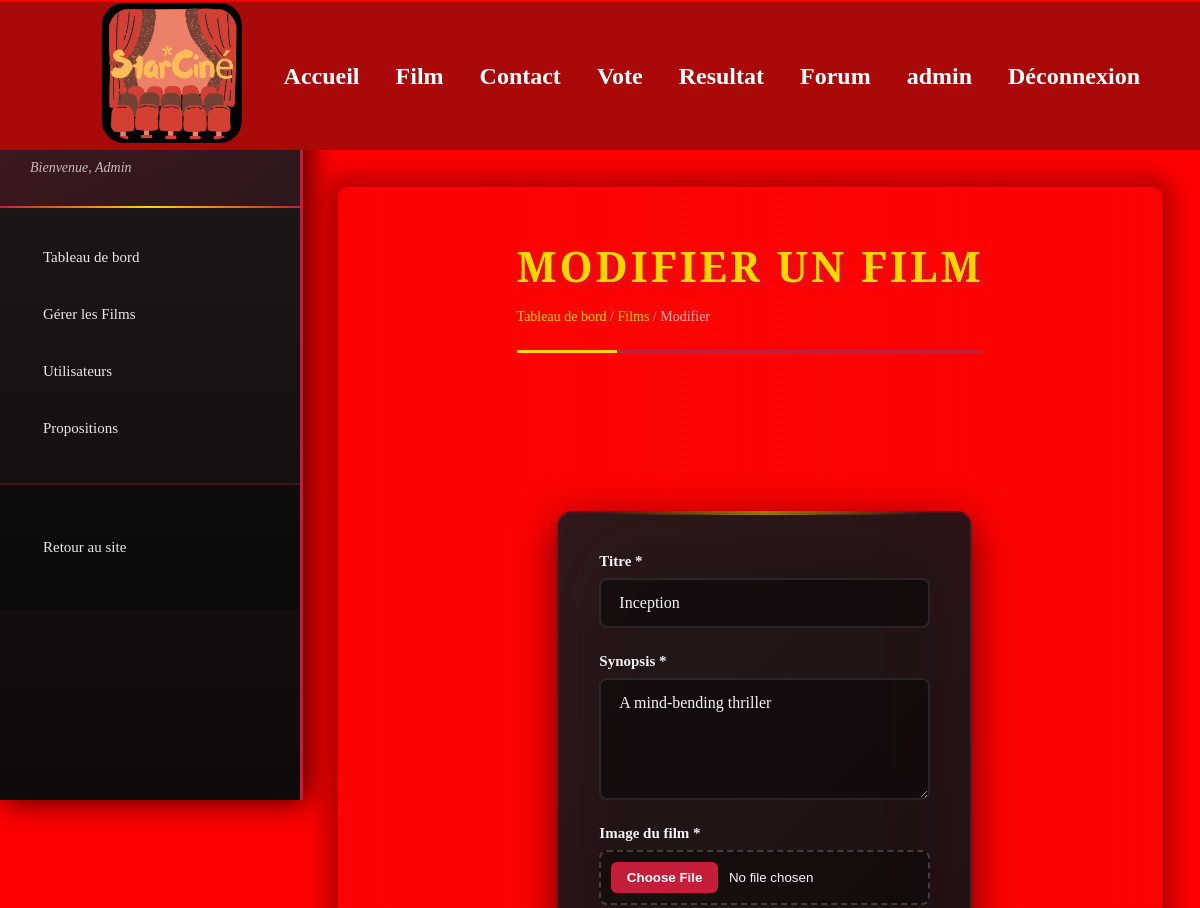
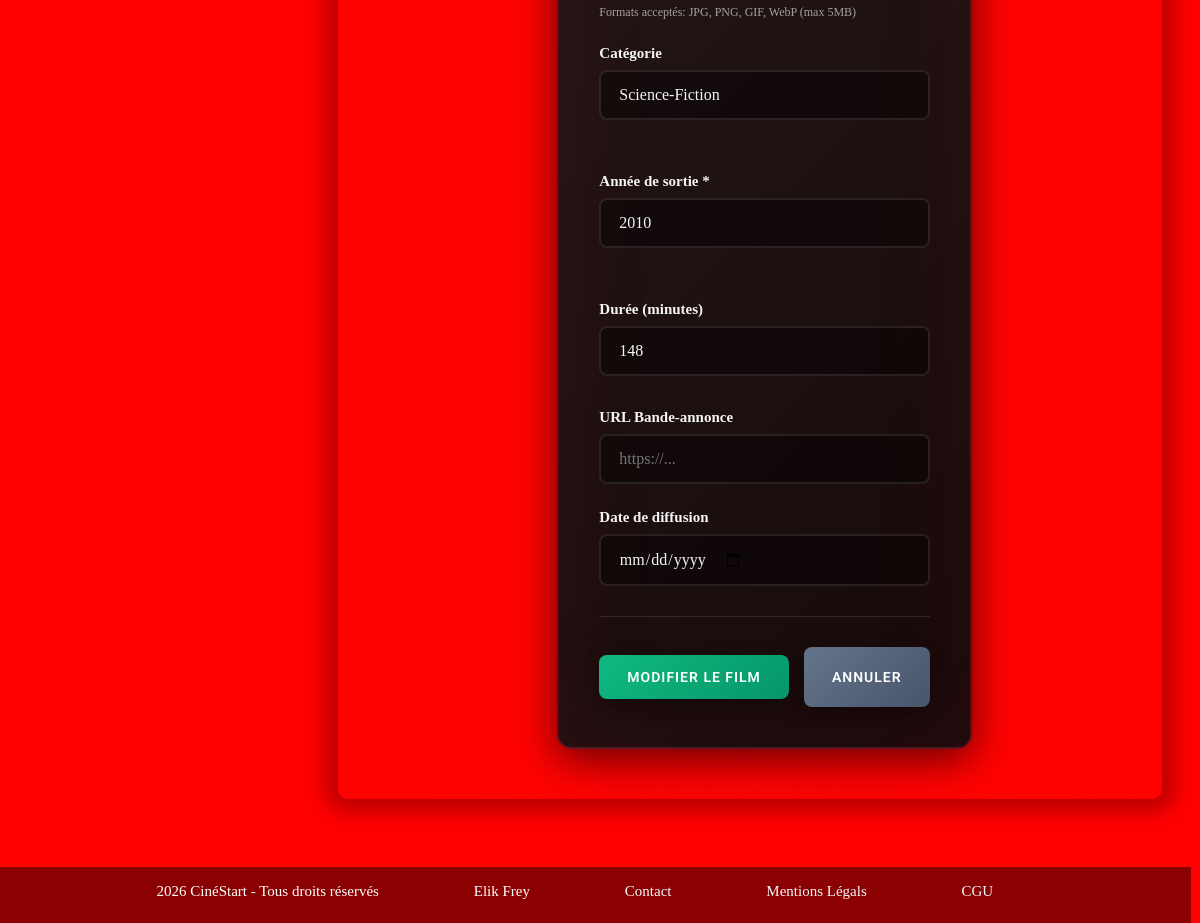
/index.php?action=admin_edit_film&id=1 (signed in), run on the app's committed database (2 pictures, top to bottom).
### tables this page shows
CREATE TABLE IF NOT EXISTS `film` (
  `id_film` int NOT NULL AUTO_INCREMENT,
  `titre` varchar(255) NOT NULL,
  `synopsis` text NOT NULL,
  `duree` int NOT NULL COMMENT 'Durée en minutes',
  `bandeannonce` varchar(255) DEFAULT NULL COMMENT 'URL de la bande annonce',
  `datediffusion` date DEFAULT NULL,
  `categorie` varchar(100) DEFAULT NULL,
  `annee` int DEFAULT NULL,
  PRIMARY KEY (`id_film`),
  KEY `idx_film_titre` (`titre`(250))
);

### src/Controller/Admin/AdminFilmController.php (called while the page is built, shortened)
<?php
require_once ROOT_DIR . 'src/Model/FilmModel.php';
require_once ROOT_DIR . 'src/Entity/Film.php';
class AdminFilmController
{
    private FilmModel $filmModel;
    public function __construct()
    {
        $this->filmModel = new FilmModel();
    }
    public function handleFilmForm(): void
    {
        $film = $this->loadFilm();
        require ROOT_DIR . 'views/layout/header.php';
        require ROOT_DIR . 'views/admin/film_form.php';
    }
    private function loadFilm(): Film
    {
        $film = new Film();
        if (isset($_GET['id']) && is_numeric($_GET['id'])) {
            $filmData = $this->filmModel->find((int)$_GET['id']);
            if ($filmData) {
                return $filmData;
            }
        }
        return $film;
    }
}

### src/Database/DBConnection.php (called while the page is built)
<?php
class DBConnection {
    private static $instance = null;
    private $pdo;
    private $host = 'localhost';
    private $db   = 'cinema';
    private $user = 'root';
    private $pass = '';
    private $charset = 'utf8mb4';
    private function __construct() {
        $dsn = "mysql:host={$this->host};dbname={$this->db};charset={$this->charset}";
        $options = [
            PDO::ATTR_ERRMODE            => PDO::ERRMODE_EXCEPTION,
            PDO::ATTR_DEFAULT_FETCH_MODE => PDO::FETCH_ASSOC,
            PDO::ATTR_EMULATE_PREPARES   => false,
        ];
        try {
            $this->pdo = new PDO($dsn, $this->user, $this->pass, $options);
        } catch (\PDOException $e) {
            die("Erreur de connexion à la base de données : " . $e->getMessage() . " Vérifiez vos identifiants dans DBConnection.php");
        }
    }
    public static function getInstance(): DBConnection {
        if (self::$instance === null) {
            self::$instance = new DBConnection();
        }
        return self::$instance;
    }
    public function getPDO(): PDO {
        return $this->pdo;
    }
}
?>

### src/Model/FilmModel.php (called while the page is built, shortened)
<?php
require_once __DIR__ . '/../Database/DBConnection.php';
require_once __DIR__ . '/../Entity/Film.php';
class FilmModel
{
    private PDO $pdo;
    public function __construct()
    {
        $this->pdo = DBConnection::getInstance()->getPDO();
    }
    public function find(int $id): ?Film
    {
        $stmt = $this->pdo->prepare("SELECT * FROM film WHERE id_film = :id");
        $stmt->execute([':id' => $id]);
        $data = $stmt->fetch(PDO::FETCH_ASSOC);
        return $data ? $this->hydrateFilm($data) : null;
    }
    private function hydrateFilm(array $data): Film
    {
        $film = new Film();
        $film->setIdFilm((int) $data['id_film']);
        $film->setTitre($data['titre']);
        $film->setSynopsis($data['synopsis']);
        $film->setDuree((int) $data['duree']);
        $film->setBandeAnnonce($data['bandeannonce'] ?? null);
        $film->setDateDiffusion($data['datediffusion'] ?? null);
        $film->setCategorie($data['categorie'] ?? null);
        $film->setAnnee($data['annee'] !== null ? (int)$data['annee'] : null);
        return $film;
    }
}

### src/Entity/Film.php (called while the page is built, shortened)
<?php
class Film
{
    private ?int $id_film = null;
    private string $titre = '';
    private string $synopsis = '';
    private int $duree = 0;
    private ?string $bandeannonce = null;
    private ?string $datediffusion = null;
    private ?string $categorie = null;
    private ?int $annee = null;
    public function getIdFilm(): ?int
    {
        return $this->id_film;
    }
    public function getTitre(): string
    {
        return $this->titre;
    }
    public function getSynopsis(): string
    {
        return $this->synopsis;
    }
    public function getDuree(): int
    {
        return $this->duree;
    }
    public function getBandeAnnonce(): ?string
    {
        return $this->bandeannonce;
    }
    public function getDateDiffusion(): ?string
    {
        return $this->datediffusion;
    }
    public function getCategorie(): ?string
    {
        return $this->categorie;
    }
    public function getAnnee(): ?int
    {
        return $this->annee;
    }
    public function setIdFilm(int $id): void
    {
        $this->id_film = $id;
    }
    public function setTitre(string $titre): void
    {
        $this->titre = $titre;
    }
    public function setSynopsis(string $synopsis): void
    {
        $this->synopsis = $synopsis;
    }
    public function setDuree(int $duree): void
    {
        $this->duree = $duree;
    }
    public function setBandeAnnonce(?string $url): void
    {
        $this->bandeannonce = $url;
    }
    public function setDateDiffusion(?string $date): void
    {
        $this->datediffusion = $date;
    }
    public function setCategorie(?string $categorie): void
    {
        $this->categorie = $categorie;
    }
    public function setAnnee(?int $annee): void
    {
        $this->annee = $annee;
    }
}

### views/admin/film_form.php (the view, shortened to what this page needs)
<?php require ROOT_DIR . 'views/layout/header.php'; ?>
<div class="admin-container">
    <aside class="sidebar">
        <div class="sidebar-header">
            <h2>Administration</h2>
            <p class="admin-welcome">Bienvenue, <?php echo htmlspecialchars($_SESSION['user_email'] ?? 'Admin'); ?></p>
        </div>
        <nav class="sidebar-nav">
            <a href="<?php echo ROOT_PATH; ?>index.php?action=admin_dashboard" class="nav-link">
                Tableau de bord
            </a>
            <a href="<?php echo ROOT_PATH; ?>index.php?action=admin_list_films" class="nav-link">
                Gérer les Films
            </a>
            <a href="<?php echo ROOT_PATH; ?>index.php?action=admin_users" class="nav-link">
                Utilisateurs
            </a>
            <a href="<?php echo ROOT_PATH; ?>index.php?action=admin_propositions" class="nav-link">
                Propositions
            </a>
        </nav>
        <div class="sidebar-footer">
            <a href="<?php echo ROOT_PATH; ?>index.php?action=home" class="nav-link">
                Retour au site
            </a>
        </div>
    </aside>
    <main class="content">
        <div class="content-header">
            <h1><?php echo $film->getIdFilm() ? 'Modifier un film' : 'Ajouter un film'; ?></h1>
            <div class="breadcrumb">
                <a href="<?php echo ROOT_PATH; ?>index.php?action=admin_dashboard">Tableau de bord</a> /
                <a href="<?php echo ROOT_PATH; ?>index.php?action=admin_list_films">Films</a> /
                <span><?php echo $film->getIdFilm() ? 'Modifier' : 'Ajouter'; ?></span>
            </div>
        </div>
        <section class="admin-section">
            <form method="POST" action="<?php echo ROOT_PATH; ?>index.php?action=admin_handle_film_form<?php echo $film->getIdFilm() ? '&id=' . $film->getIdFilm() : ''; ?>" enctype="multipart/form-data">
                <div class="form-group">
                    <label for="title">Titre *</label>
                    <input type="text" id="title" name="title"
                           value="<?php echo htmlspecialchars($film->getTitre()); ?>"
                           required>
                </div>
                <div class="form-group">
                    <label for="synopsis">Synopsis *</label>
                    <textarea id="synopsis" name="synopsis" rows="5" required><?php echo htmlspecialchars($film->getSynopsis()); ?></textarea>
                </div>
                <div class="form-group">
                    <label for="image_file">Image du film *</label>
                    <input type="file" id="image_file" name="image_file"
                           accept="image/jpeg,image/jpg,image/png,image/gif,image/webp"
                           <?php echo !$film->getIdFilm() ? 'required' : ''; ?>>
                    <small style="color: rgba(255,255,255,0.6); font-size: 12px; display: block; margin-top: 5px;">
                        Formats acceptés: JPG, PNG, GIF, WebP (max 5MB)
                    </small>
                </div>
                <div class="form-row">
                    <div class="form-group">
                        <label for="categorie">Catégorie</label>
                        <input type="text" id="categorie" name="categorie"
                               value="<?php echo htmlspecialchars($film->getCategorie() ?? ''); ?>">
                    </div>
                    <div class="form-group">
                        <label for="release_year">Année de sortie *</label>
                        <input type="number" id="release_year" name="release_year"
                               value="<?php echo htmlspecialchars($film->getAnnee() ?? ''); ?>"
                               min="1900" max="<?php echo date('Y') + 10; ?>" required>
                    </div>
                    <div class="form-group">
                        <label for="duree">Durée (minutes)</label>
                        <input type="number" id="duree" name="duree"
                               value="<?php echo htmlspecialchars($film->getDuree()); ?>"
                               min="1">
                    </div>
                </div>
                <div class="form-group">
                    <label for="bandeannonce">URL Bande-annonce</label>
                    <input type="url" id="bandeannonce" name="bandeannonce"
                           value="<?php echo htmlspecialchars($film->getBandeAnnonce() ?? ''); ?>"
                           placeholder="https://...">
                </div>
                <div class="form-group">
                    <label for="datediffusion">Date de diffusion</label>
                    <input type="date" id="datediffusion" name="datediffusion"
                           value="<?php echo htmlspecialchars($film->getDateDiffusion() ?? ''); ?>">
                </div>
                <div class="form-actions">
                    <button type="submit" class="btn-confirm">
                        <?php echo $film->getIdFilm() ? 'Modifier' : 'Ajouter'; ?> le film
                    </button>
                    <a href="<?php echo ROOT_PATH; ?>index.php?action=admin_list_films" class="btn-cancel">
                        Annuler
                    </a>
                </div>
            </form>
        </section>
    </main>
</div>
<?php require ROOT_DIR . 'views/layout/footer.php'; ?>

### public/pa.css (style rules this page uses)
body { background-size: cover; background-position: center; background-repeat: no-repeat; background-color: black; }
.index { background-image: url('image/cine.jpg'); background-size: cover; }
h1 { margin-left: 1%; color:white; }
h2 { color:white; font-size: 30px; margin: 2% 0% 2% 1%; }
p { color:white; font-size: 20px; margin: 1% 0% 0% 11%; }
section { display: flex; width: 90%; height: 200px; background-color: #00000085; border-radius: 9px; margin-top: 20px; margin-left: 4%; }
main { background-color: #ffffffa1; width: 37%; border-radius: 10px; display: flex; flex-direction: column; align-items: center; margin: 7% 0% 0% 35% ; }
button { background-color: #000000; color: white; border-radius: 12px; padding: 5px; text-decoration: none; }

### public/resultat.css (style rules this page uses)
body { background: #f2f2f2; padding: 30px; }
h1, h2 { text-align: center; }

### public/forum.css (style rules this page uses)
h2 { color: black; }
textarea, input { width: 100%; padding: 10px; margin: 5px 0 15px 0; border-radius: 5px; border: 1px solid #ccc; }
button { padding: 10px 20px; border: none; border-radius: 5px; background: #8b0000; color: white; cursor: pointer; font-size: 15px; }

### public/contact.css (style rules this page uses)
h2 { color: #ffffff; font-size: 30px; margin: 2% 0% 2% 1%; }
textarea, input { display: flex; width: 100%; padding: 12px 20px; margin: 8px 0; border: 1px solid #ccc; border-radius: 4px; box-sizing: border-box; background-color: #000000; }

### public/inscription.css (style rules this page uses)
button { width: 100%; background-color: #af0000; color: white; padding: 14px 20px; margin: 8px 0; border: none; border-radius: 4px; cursor: pointer; }
a { text-decoration: none; color: aliceblue; }
label { color: white; }
main { background-color: rgba(0, 0, 0, 0.6); width: 50%; border-radius: 10px; display: flex; flex-direction: column; align-items: center; margin: 7% 0% 0% 27% ; box-shadow: 0px 0px 20px 13px rgb(189 0 0); }
input { display: flex; width: 100%; padding: 12px 20px; margin: 8px 0; border: 1px solid #ccc; border-radius: 4px; box-sizing: border-box; background-color: #ffffff; }

### public/connexion.css (style rules this page uses)
button { width: 100%; background-color: #af0000; color: white; padding: 14px 20px; margin: 8px 0; border: none; border-radius: 4px; cursor: pointer; }
main { background-color: rgba(0, 0, 0, 0.6); width: 50%; border-radius: 10px; display: flex; flex-direction: column; align-items: center; margin: 7% 0% 0% 27% ; box-shadow: 0px 0px 20px 13px rgb(189 0 0); }

### public/condigene.css (style rules this page uses)
body { background-color: red; }

### public/mentions.css (style rules this page uses)
body { background-color: red; }

### public/cgu.css (style rules this page uses)
body { background-color: red; }

### data on the page
film: title "Inception", synopsis "A mind-bending thriller", categorie "Science-Fiction", release_year "2010", duree "148"

### other printed values
$_SESSION['user_email'] "Admin"
